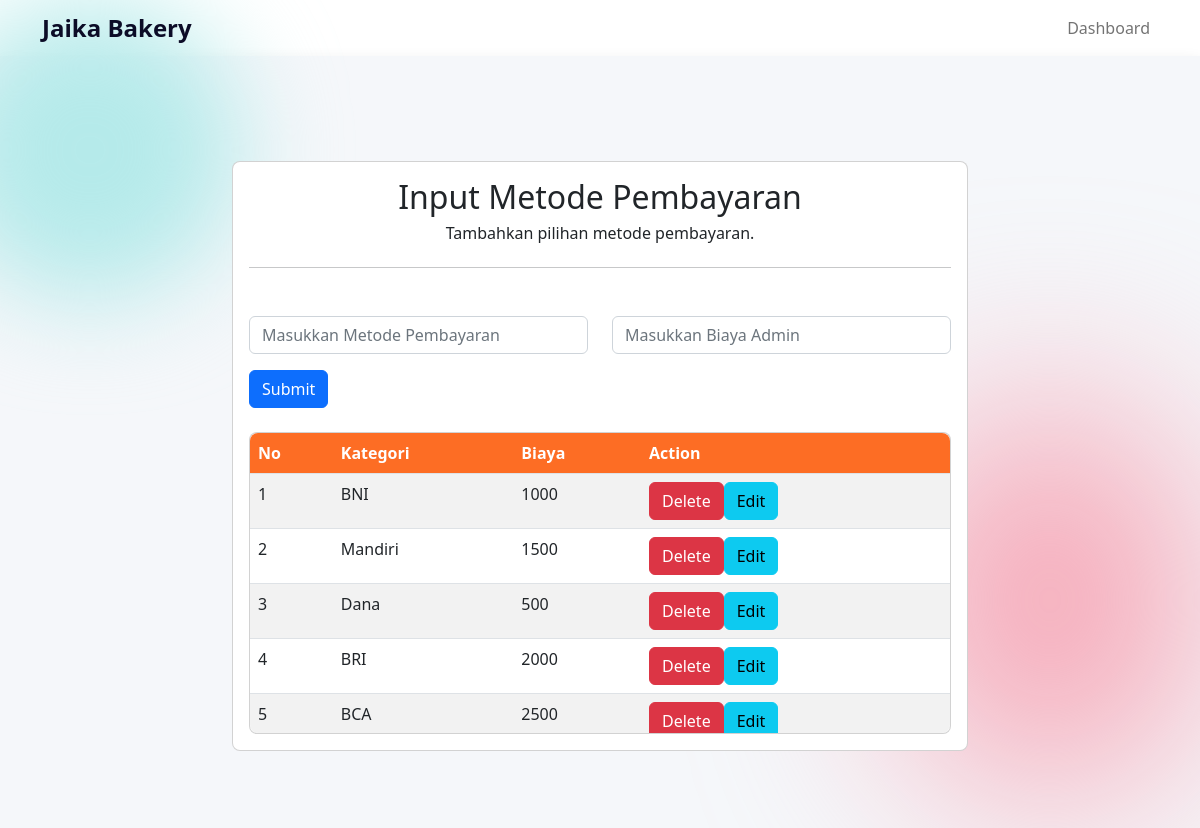
The page /metode_bayar.php (signed in) on the database its author committed.
### tables this page shows
CREATE TABLE `metode_bayar` (
  `kategori` varchar(10) NOT NULL,
  `harga` int(10) NOT NULL,
  `id_metode` int(5) NOT NULL
);

### metode_bayar.php (the view, shortened to what this page needs)
<!DOCTYPE html>
<html lang="en">
<head>
    <link href="https://cdn.jsdelivr.net/npm/bootstrap@5.2.2/dist/css/bootstrap.min.css" rel="stylesheet"
>
    <link href="https://cdn.jsdelivr.net/npm/remixicon@2.5.0/fonts/remixicon.css" rel="stylesheet">
    <link rel="stylesheet" href="https://use.fontawesome.com/releases/v5.8.1/css/all.css"
>
</head>
<body style="position: relative;">
    <div class="circle-1"></div>
    <div class="circle-2"></div>
    <header>
        <div class="container">
            <nav class="navbar navbar-expand-lg">
                <div><a class="nav-brand" href="#">Jaika Bakery</a></div>
                <div class="nav-menu collapse navbar-collapse " id="navbarSupportedContent">
                    <ul class="navbar-nav mr-auto w-100 justify-content-end">
                        <li class="nav-item text-center"><a class="nav-link" href="admin.php">Dashboard</a></li>
                    </ul>
                </div>
            </nav>
        </div>
    </header>
    <section class="intro shadow">
        <div class="bg-image h-100" style="background-color: #f5f7fa;">
            <div class="mask d-flex align-items-center h-100">
                <div class="container">
                    <div class="row justify-content-center">
                        <div class="col-8">
                            <div class="card p-3">
                                <div class="card-body p-0">
                                    <div class="heading mb-5">
                                        <h2 class="text-center">Input Metode Pembayaran</h2>
                                        <h6 class="text-center mb-4">Tambahkan pilihan metode pembayaran.</h6>
                                        <hr>
                                    </div>
                                    <form action="sistem/tambah_metode.php" method="POST">
                                        <div class="row">
                                            <div class=" form-group mb-3 col-6">
                                                <input type="text" class="col form-control"
                                                    placeholder="Masukkan Metode Pembayaran" name="kategori">
                                            </div>
                                            <div class=" form-group mb-3 col-6">
                                                <input type="number" class="col form-control"
                                                    placeholder="Masukkan Biaya Admin" name="harga">
                                            </div>
                                            <div class="input-form mb-4">
                                                <input type="submit" class="btn btn-primary btn-block" name="submit"
                                                    value="Submit">
                                            </div>
                                        </div>
                                    </form>
                                </div>
                                <div class="card">
                                    <div class="card-body p-0">
                                        <div class="table-responsive table-scroll" data-mdb-perfect-scrollbar="true"
                                            style="position: relative; height: 300px">
                                            <table class="table table-striped mb-0">
                                                <thead style="background-color: #FD6D24;">
                                                    <tr>
                                                        <th scope="col">No</th>
                                                        <th scope="col">Kategori</th>
                                                        <th scope="col">Biaya</th>
                                                        <th scope="col">Action</th>
                                                    </tr>
                                                </thead>
                                                <tbody>
                                                    <?php
                                                    include "sistem/koneksi.php";
                                                    $num = 1;
                                                    $query = "Select * from metode_bayar";
                                                    $sql = $connect->query($query);
                                                    while ($data = $sql->fetch_object()) {
                                                    ?>
                                                    <tr>
                                                        <td><?= $num ?> </td>
                                                        <td><?= $data->kategori ?></td>
                                                        <td><?= $data->harga ?></td>
                                                        <td><a class="btn btn-danger"
                                                                href="sistem/hapus_metode.php?hmetode=<?= $data->id_metode ?>">Delete</a><a
                                                                class="btn btn-info"
                                                                href="edit_bayar.php?emetode=<?= $data->id_metode ?>">Edit</a>
                                                        </td>
                                                    </tr>
                                                    <?php $num++;
                                                    }
                                                    ?>
                                                </tbody>
                                            </table>
                                        </div>
                                    </div>
                                </div>
                            </div>
                        </div>
                    </div>
                </div>
            </div>
        </div>
    </section>
</body>
</html>

### metode_bayar.php (style rules this page uses)
.nav-brand { text-decoration: none !important; font-size: 1.5rem; color: #0C0C27; font-weight: bold !important; }
.circle-1 { width: 300px; height: 300px; background-color: #B5EAEA; position: absolute; border-radius: 100%; top: 0; right: 80%; z-index: 0; filter: blur(50px); }
.circle-2 { width: 300px; height: 400px; background-color: #F6A4B4; position: absolute; border-radius: 100%; bottom: 0; right: 0; z-index: 0; filter: blur(100px); }
html, body, .intro { height: 100%; }
table td, table th { text-overflow: ellipsis; white-space: nowrap; overflow: hidden; }
thead th { color: #fff; }
.card { border-radius: .5rem; }
.table-scroll { border-radius: .5rem; }
.table-scroll table thead th { font-size: 1rem; }
thead { top: 0; position: sticky; }

### rows shown on the page
metode_bayar: kategori "BNI", harga "1000"
metode_bayar: kategori "Mandiri", harga "1500"
metode_bayar: kategori "Dana", harga "500"
metode_bayar: kategori "BRI", harga "2000"
metode_bayar: kategori "BCA", harga "2500"
